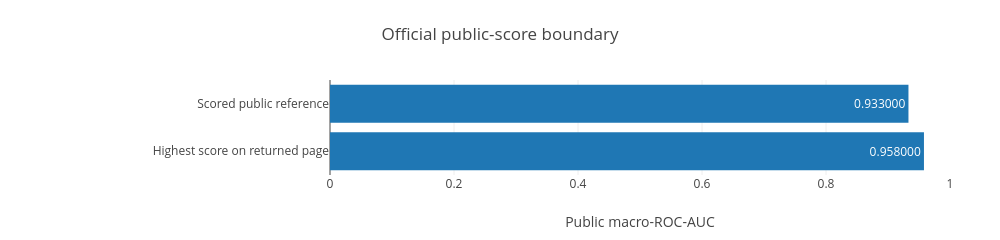

This figure's notebook cell:
### Markdown cell above
## 1. Official score boundary

Only comparable leaderboard evidence belongs in this figure. The 0.933 reference and 0.958 returned leader come from the same returned leaderboard context. Submission 56476938 was still pending, so it is intentionally absent from the bars.

### Code cell
L=D['leaderboard']
gap=leaderboard_gap(L['reference_public_auc'],L['highest_returned_page_auc'])
print(f'Comparable dated gap: {gap:.3f}')
print('Candidate public score:',L['candidate_public_auc'])

### Figure 1 — Plotly figure (JSON) as saved in the notebook; plotly's stock layout.template omitted (floating-point values rounded to 4 significant figures)
{"data": [{"type": "bar", "orientation": "h", "y": ["Scored public reference", "Highest score on returned page"], "x": [0.933, 0.958], "text": ["0.933000", "0.958000"], "textposition": "auto"}], "layout": {"title": {"text": "Official public-score boundary"}, "width": 1000, "height": 234, "margin": {"l": 330, "r": 50, "t": 80, "b": 65}, "xaxis": {"title": {"text": "Public macro-ROC-AUC"}, "range": [0, 1]}, "yaxis": {"autorange": "reversed"}, "showlegend": false}}
